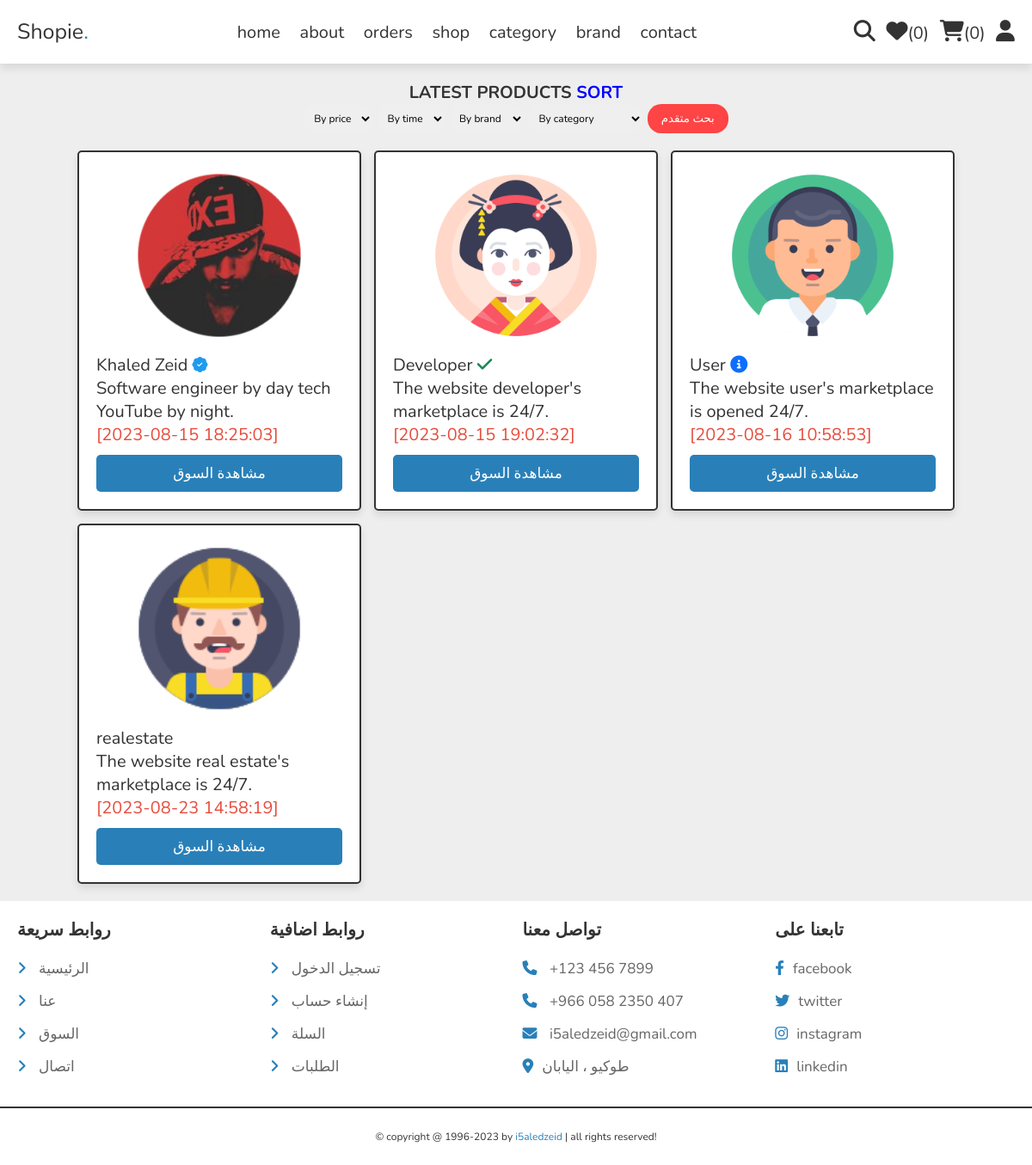
The page /store.php (signed in) on the database its author committed.
### tables this page shows
CREATE TABLE `store` (
  `id` int(11) NOT NULL,
  `title` varchar(255) NOT NULL,
  `subtitle` text NOT NULL,
  `status` int(11) NOT NULL,
  `image` varchar(255) DEFAULT NULL,
  `background` varchar(255) DEFAULT NULL,
  `created_by` int(11) NOT NULL,
  `created_at` datetime NOT NULL DEFAULT current_timestamp()
);

### store.php (the view, shortened to what this page needs)
<?php
include 'components/connect.php';
include 'components/wishlist_cart.php';
?>
<!DOCTYPE html>
<html lang="en">
<head>
   <link rel="stylesheet" href="https://cdnjs.cloudflare.com/ajax/libs/font-awesome/6.1.1/css/all.min.css">
   <link rel="stylesheet" href="css/home-style.css">
    <link rel="stylesheet" href="https://cdn.jsdelivr.net/npm/bootstrap-icons@1.10.5/font/bootstrap-icons.css">
</head>
<body>
<?php include 'components/shop_header.php'; ?>
<section class="products">
   <h1 class="heading">latest products <a style="color: blue;">Sort</a>
        <form action="" method="POST">
            <select class="form-select" aria-label="Default select example" name="myprice" id="myprice">
                <?php
                    if ($price == '') {
                        echo '<option selected>By price</option>';
                    }
                ?>
            </select>
            <select class="form-select" aria-label="Default select example" name="mytime" id="mytime">
                <?php
                    if ($time == '') {
                        echo '<option selected>By time</option>';
                    }
                ?>
            </select>
            <select class="form-select" aria-label="Default select example" name="mybrand" id="mybrand">
                <?php
                    if ($brand == '') {
                        echo '<option selected>By brand</option>';
                    }
                ?>
            </select>
            <select class="form-select" aria-label="Default select example" name="myvalue" id="myvalue">
                <?php
                    if ($lang == '') {
                        echo '<option selected>By category</option>';
                    }
                ?>
            </select>
            <button type="submit" name="submit" style="padding: 8px 16px 8px 16px; border-radius: 16px; background: #FE4445; color: white; cursor: pointer;">بحث متقدم</button>
        </form>
   </h1>
   <div class="box-container">
   <?php
     if ($lang == $lang && $lang != 'By category' && $lang != '') {
        $select_products = $conn->prepare("SELECT * FROM `store` WHERE status='$lang'");
     }
     else if ($brand == $brand && $brand != 'By brand' && $brand != '') {
        $select_products = $conn->prepare("SELECT * FROM `store` WHERE create_at='$brand'");
     }
     else if ($time == 'DESC') {
        $select_products = $conn->prepare("SELECT * FROM `store` ORDER BY `id` $time");
     }
     else if ($time == 'ASC') {
        $select_products = $conn->prepare("SELECT * FROM `store` ORDER BY `id` $time");
     }
     else if ($price == 'DESC') {
        $select_products = $conn->prepare("SELECT * FROM `store` ORDER BY `price` $price");
     }
     else if ($price == 'ASC') {
        $select_products = $conn->prepare("SELECT * FROM `store` ORDER BY `price` $price");
     }
     else {
        $select_products = $conn->prepare("SELECT * FROM `store`");
     }
     $select_products->execute();
     if($select_products->rowCount() > 0){
      while($fetch_product = $select_products->fetch(PDO::FETCH_ASSOC)){
   ?>
   <form action="" method="post" class="box">
      <img src="images/<?= $fetch_product['image']; ?>" alt="">
      <div class="name"><?= $fetch_product['title']; ?>
       <?php
            $status = $fetch_product['status'];
            if ($status == 0) {
                echo '<i class="fa fa-info-circle" style="color: #0D6EFD;" aria-hidden="true" rel="tooltip" title="جديد" id="blah"></i>';
            } else if ($status == 1) {
                echo '<i class="bi bi-exclamation-triangle" style="color: #F58F3C;" rel="tooltip" title="حظر مؤقت" id="blah"></i>';
            } else if ($status == 2) {
                echo '<i class="bi bi-exclamation-circle" style="color: #6C757D;" rel="tooltip" title="بإنتظار التوثيق" id="blah"></i>';
            } else if ($status == 3) {
                echo '<i class="fa fa-check" style="color: #198754;" aria-hidden="true" rel="tooltip" title="تم التوثيق" id="blah"></i>';
            } else if ($status == 4) {
                echo '<i class="bi bi-sign-stop-fill" style="color: #DC3545;" rel="tooltip" title="حظر تام" id="blah"></i>';
            } else if ($status == 5) {
                echo '<i class="bi bi-coin" style="color: #198754;" rel="tooltip" title="سوق محترف" id="blah"></i>';
            } else if ($status == 6) {
                echo '<i class="bi bi-patch-check-fill" style="color: #1D9BF0; font-size: 18px;" rel="tooltip" title="المالك" id="blah"></i>';
            }
            ?>
      </div>
      <div class="name"><?= $fetch_product['subtitle']; ?></div>
      <div class="flex">
         <div class="price"><span>[</span><?= $fetch_product['created_at']; ?><span>]</span></div>
      </div>
      <input type="submit" value="مشاهدة السوق" class="btn" name="add_to_cart">
   </form>
   <?php
      }
   }else{
      echo '<p class="empty">no products found!</p>';
   }
   ?>
   </div>
</section>
<?php include 'components/footer.php'; ?>
</body>
</html>

### css/home-style.css (style rules this page uses)
:root { --main-color:#2980b9; --orange:#f39c12; --red:#e74c3c; --black:#333; --white:#fff; --light-color:#666; --light-bg:#eee; --border:.2rem solid var(--black); --box-shadow:0 .5rem 1rem rgba(0,0,0,.1); }
* { font-family: 'Nunito', sans-serif; margin:0; padding:0; box-sizing: border-box; outline: none; border:none; text-decoration: none; }
html { font-size: 62.5%; overflow-x: hidden; }
body { background-color: var(--light-bg); }
section { padding:2rem; max-width: 1200px; margin:0 auto; }
.heading { font-size: 4rem; color:var(--black); margin-bottom: 2rem; text-align: center; text-transform: uppercase; }
.btn, .delete-btn, .option-btn { display: block; width: 100%; margin-top: 1rem; border-radius: .5rem; padding:1rem 3rem; font-size: 1.7rem; text-transform: capitalize; color:var(--white); cursor: pointer; text-align: center; }
.btn { background-color: var(--main-color); }
.products .box-container { display: grid; grid-template-columns: repeat(auto-fit, 33rem); gap:1.5rem; justify-content: center; align-items: flex-start; }
.products h1 { font-size: 2rem; }
.products .box-container .box { position: relative; background-color: var(--white); box-shadow: var(--box-shadow); border-radius: .5rem; border:var(--border); padding:2rem; overflow: hidden; }
.products .box-container .box img { height: 20rem; width: 100%; object-fit: contain; margin-bottom: 1rem; }
.products .box-container .box .name { font-size: 2rem; color:var(--black); }
.products .box-container .box .flex { display: flex; align-items: center; gap:1rem; }
.products .box-container .box .flex .price { font-size: 2rem; color:var(--red); margin-right: auto; }

### store.php (style rules this page uses)
select, option { font-size: 12px; }
.form-select { padding: 8px; margin-bottom: -16px; border-radius: 16px; }

### rows shown on the page
store: image (picture), title "Khaled Zeid", status 6 (drawn), subtitle "Software engineer by day tech YouTube by night.", created_at "2023-08-15 18:25:03"
store: image (picture), title "Developer", status 3 (drawn), subtitle "The website developer's marketplace is 24/7.", created_at "2023-08-15 19:02:32"
store: image (picture), title "User", status 0 (drawn), subtitle "The website user's marketplace is opened 24/7.", created_at "2023-08-16 10:58:53"
store: image (picture), title "realestate", subtitle "The website real estate's marketplace is 24/7.", created_at "2023-08-23 14:58:19"

### other values the page prints
$total_wishlist_counts "0"
$total_cart_counts "0"
